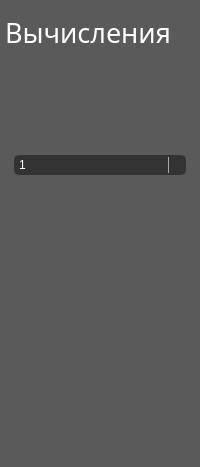
               <widget class="QWidget" name="page_bug">
                <property name="styleSheet">
                 <string notr="true">background:rgb(91,90,90);</string>
                </property>
                <layout class="QVBoxLayout" name="verticalLayout_7">
                 <property name="spacing">
                  <number>5</number>
                 </property>
                 <property name="leftMargin">
                  <number>5</number>
                 </property>
                 <property name="topMargin">
                  <number>5</number>
                 </property>
                 <property name="rightMargin">
                  <number>5</number>
                 </property>
                 <property name="bottomMargin">
                  <number>5</number>
                 </property>
                 <item>
                  <widget class="QLabel" name="lab_Bug">
                   <property name="minimumSize">
                    <size>
                     <width>0</width>
                     <height>55</height>
                    </size>
                   </property>
                   <property name="maximumSize">
                    <size>
                     <width>16777215</width>
                     <height>55</height>
                    </size>
                   </property>
                   <property name="font">
                    <font>
                     <family>Segoe UI Semilight</family>
                     <pointsize>24</pointsize>
                    </font>
                   </property>
                   <property name="styleSheet">
                    <string notr="true">color:rgb(255,255,255);</string>
                   </property>
                   <property name="text">
                    <string>&lt;html&gt;&lt;head/&gt;&lt;body&gt;&lt;p&gt;&lt;span style=&quot; font-size:20pt;&quot;&gt;Вычисления&lt;/span&gt;&lt;/p&gt;&lt;/body&gt;&lt;/html&gt;</string>
                   </property>
                  </widget>
                 </item>
                 <item>
                  <widget class="QFrame" name="frame_bug_main">
                   <property name="minimumSize">
                    <size>
                     <width>0</width>
                     <height>200</height>
                    </size>
                   </property>
                   <property name="maximumSize">
                    <size>
                     <width>16777215</width>
                     <height>200</height>
                    </size>
                   </property>
                   <property name="frameShape">
                    <enum>QFrame::NoFrame</enum>
                   </property>
                   <property name="frameShadow">
                    <enum>QFrame::Plain</enum>
                   </property>
                   <layout class="QGridLayout" name="gridLayout">
                    <item row="0" column="0">
                     <widget class="QComboBox" name="comboBox_bug">
                      <property name="styleSheet">
                       <string notr="true">QComboBox {
	border: 2px solid rgb(51,51,51);
	border-radius: 5px;	
	color:rgb(255,255,255);
	background-color: rgb(51,51,51);
}

QComboBox:hover {
	border: 2px solid rgb(0,143,170);
	border-radius: 5px;	
	color:rgb(255,255,255);
	background-color: rgb(0,143,170);
}

QComboBox:!editable, QComboBox::drop-down:editable {
	background: rgb(51,51,51);
}

QComboBox:!editable:on, QComboBox::drop-down:editable:on {
    background:rgb(51,51,51);
}

QComboBox:on { /* shift the text when the popup opens */
    padding-top: 3px;
    padding-left: 4px;
}

QComboBox::drop-down {
    subcontrol-origin: padding;
    subcontrol-position: top right;
    width: 15px;

    border-left-width: 1px;
    border-left-color: darkgray;
    border-left-style: solid; /* just a single line */
    border-top-right-radius: 5px; /* same radius as the QComboBox */
    border-bottom-right-radius: 5px;
}

QComboBox::down-arrow {
    image: url(icons/1x/arrow.png);
}

QComboBox::down-arrow:on { /* shift the arrow when popup is open */
    top: 1px;
    left: 1px;
}

QComboBox::drop-down {
    background:rgb(51,51,51);
}

</string>
                      </property>
                      <item>
                       <property name="text">
                        <string>1</string>
                       </property>
                      </item>
                      <item>
                       <property name="text">
                        <string>2</string>
                       </property>
                      </item>
                      <item>
                       <property name="text">
                        <string>3</string>
                       </property>
                      </item>
                      <item>
                       <property name="text">
                        <string>4</string>
                       </property>
                      </item>
                     </widget>
                    </item>
                   </layout>
                  </widget>
                 </item>
                 <item>
                  <spacer name="verticalSpacer">
                   <property name="orientation">
                    <enum>Qt::Vertical</enum>
                   </property>
                   <property name="sizeHint" stdset="0">
                    <size>
                     <width>20</width>
                     <height>197</height>
                    </size>
                   </property>
                  </spacer>
                 </item>
                </layout>
               </widget>
